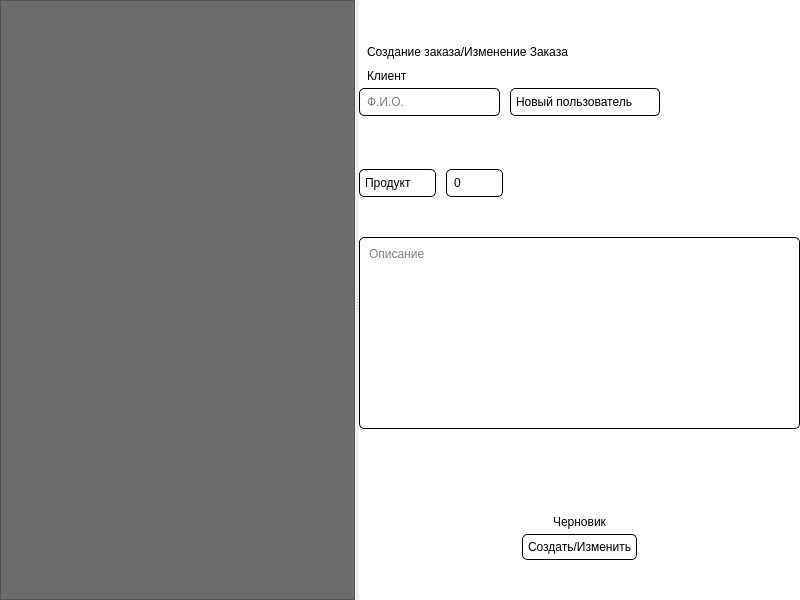
<?xml version="1.0" encoding="UTF-8"?>
<ui version="4.0">
 <class>Commercial</class>
 <widget class="QWidget" name="Commercial">
  <property name="geometry">
   <rect>
    <x>0</x>
    <y>0</y>
    <width>800</width>
    <height>600</height>
   </rect>
  </property>
  <property name="windowTitle">
   <string>Form</string>
  </property>
  <property name="styleSheet">
   <string notr="true">QWidget
{
	font: 13pt &quot;Segoe UI&quot;;
}

QPushButton, QLabel, QLineEdit, QSpinBox, QComboBox, QTextEdit
{
	padding: 5px;
}

QPushButton, QSpinBox, QLineEdit, QComboBox, QTextEdit
{
	border: 1px solid rgb(0, 0, 0);
	border-radius: 5px;
}

QPushButton
{
	background-color: rgb(221, 221, 221);
}

QSpinBox:hover, QLineEdit:hover, QComboBox:hover, QPushButton:hover, QTextEdit:hover, QSpinBox:focus, QLineEdit:focus, QComboBox:focus, QPushButton:focus, QTextEdit:focus
{
	outline: none;
	border: 2px solid rgb(255, 126, 34);
	background-color: rgb(255, 255, 255);
}

QComboBox:on
{
    border-bottom-left-radius: 0px;
    border-bottom-right-radius: 0px;
}

QComboBox::drop-down
{
    border-color: transparent;
}

QComboBox QAbstractItemView
{
    border: 1px solid gray;
    border-radius: 5px;
}

QComboBox::item
{
	background-color: rgb(255, 255, 255);
}

QComboBox::item:hover
{
	
	background-color: rgb(255, 255, 255);
}

QScrollBar:vertical
{
border: 0px solid #999999;
background: rgb(70, 70, 70);
width:10px;    
margin: 0px 0px 0px 0px;
}

QScrollBar::handle:vertical
{   
	min-height: 0px;
	border: 0px solid black;
	border-radius: 2px;
	background-color:grey;
	margin: 0px 3px 0px 3px;
}

QScrollBar::add-line:vertical
{
	height: 0px;
	subcontrol-position: bottom;
	subcontrol-origin: margin;
}

QScrollBar::sub-line:vertical
{
	height: 0 px;
	subcontrol-position: top;
	subcontrol-origin: margin;
}

QScrollBar::sub-page:vertical
{
	background: none;
}

QScrollBar::add-page:vertical
{
	background: none;
}</string>
  </property>
  <layout class="QVBoxLayout" name="verticalLayout">
   <property name="spacing">
    <number>0</number>
   </property>
   <property name="leftMargin">
    <number>0</number>
   </property>
   <property name="topMargin">
    <number>0</number>
   </property>
   <property name="rightMargin">
    <number>0</number>
   </property>
   <property name="bottomMargin">
    <number>0</number>
   </property>
   <item>
    <widget class="QSplitter" name="splitter">
     <property name="orientation">
      <enum>Qt::Orientation::Horizontal</enum>
     </property>
     <widget class="QListWidget" name="ordersList">
      <property name="sizePolicy">
       <sizepolicy hsizetype="MinimumExpanding" vsizetype="Preferred">
        <horstretch>0</horstretch>
        <verstretch>0</verstretch>
       </sizepolicy>
      </property>
      <property name="styleSheet">
       <string notr="true">QWidget
{
	background-color: rgb(108, 108, 108);
}</string>
      </property>
      <layout class="QVBoxLayout" name="verticalLayout_3">
       <property name="spacing">
        <number>0</number>
       </property>
       <property name="leftMargin">
        <number>0</number>
       </property>
       <property name="topMargin">
        <number>0</number>
       </property>
       <property name="rightMargin">
        <number>0</number>
       </property>
       <property name="bottomMargin">
        <number>0</number>
       </property>
      </layout>
     </widget>
     <widget class="QWidget" name="orderEdit" native="true">
      <property name="sizePolicy">
       <sizepolicy hsizetype="Preferred" vsizetype="Preferred">
        <horstretch>0</horstretch>
        <verstretch>0</verstretch>
       </sizepolicy>
      </property>
      <property name="styleSheet">
       <string notr="true">QWidget
{
	background-color: rgb(255, 255, 255);
}</string>
      </property>
      <layout class="QVBoxLayout" name="verticalLayout_2">
       <property name="spacing">
        <number>0</number>
       </property>
       <property name="leftMargin">
        <number>0</number>
       </property>
       <property name="topMargin">
        <number>0</number>
       </property>
       <property name="rightMargin">
        <number>0</number>
       </property>
       <property name="bottomMargin">
        <number>0</number>
       </property>
       <item>
        <spacer name="verticalSpacer_4">
         <property name="orientation">
          <enum>Qt::Orientation::Vertical</enum>
         </property>
         <property name="sizeType">
          <enum>QSizePolicy::Policy::Preferred</enum>
         </property>
         <property name="sizeHint" stdset="0">
          <size>
           <width>20</width>
           <height>40</height>
          </size>
         </property>
        </spacer>
       </item>
       <item>
        <widget class="QLabel" name="editStatus">
         <property name="text">
          <string>Создание заказа/Изменение Заказа</string>
         </property>
        </widget>
       </item>
       <item>
        <layout class="QVBoxLayout" name="clientBlock">
         <property name="spacing">
          <number>0</number>
         </property>
         <item>
          <layout class="QHBoxLayout" name="clientBlockText">
           <property name="spacing">
            <number>0</number>
           </property>
           <item>
            <widget class="QLabel" name="clientBlockLabel">
             <property name="text">
              <string>Клиент</string>
             </property>
            </widget>
           </item>
           <item>
            <spacer name="clientBlockSpacer">
             <property name="orientation">
              <enum>Qt::Orientation::Horizontal</enum>
             </property>
             <property name="sizeHint" stdset="0">
              <size>
               <width>40</width>
               <height>20</height>
              </size>
             </property>
            </spacer>
           </item>
          </layout>
         </item>
         <item>
          <layout class="QHBoxLayout" name="clientBlockName">
           <property name="spacing">
            <number>10</number>
           </property>
           <item>
            <widget class="QLineEdit" name="clientBlockNameEdit">
             <property name="text">
              <string/>
             </property>
             <property name="placeholderText">
              <string>Ф.И.О.</string>
             </property>
            </widget>
           </item>
           <item>
            <widget class="QComboBox" name="clientBlockExistName">
             <property name="sizePolicy">
              <sizepolicy hsizetype="Expanding" vsizetype="Fixed">
               <horstretch>0</horstretch>
               <verstretch>0</verstretch>
              </sizepolicy>
             </property>
             <property name="cursor">
              <cursorShape>PointingHandCursor</cursorShape>
             </property>
             <property name="currentText">
              <string>Новый пользователь</string>
             </property>
             <property name="sizeAdjustPolicy">
              <enum>QComboBox::SizeAdjustPolicy::AdjustToContents</enum>
             </property>
             <property name="duplicatesEnabled">
              <bool>true</bool>
             </property>
             <item>
              <property name="text">
               <string>Новый пользователь</string>
              </property>
             </item>
            </widget>
           </item>
           <item>
            <spacer name="horizontalSpacer_5">
             <property name="orientation">
              <enum>Qt::Orientation::Horizontal</enum>
             </property>
             <property name="sizeHint" stdset="0">
              <size>
               <width>40</width>
               <height>20</height>
              </size>
             </property>
            </spacer>
           </item>
          </layout>
         </item>
        </layout>
       </item>
       <item>
        <layout class="QVBoxLayout" name="productBlock">
         <property name="spacing">
          <number>0</number>
         </property>
         <item>
          <spacer name="verticalSpacer_5">
           <property name="orientation">
            <enum>Qt::Orientation::Vertical</enum>
           </property>
           <property name="sizeHint" stdset="0">
            <size>
             <width>20</width>
             <height>40</height>
            </size>
           </property>
          </spacer>
         </item>
         <item>
          <layout class="QHBoxLayout" name="productBlockName">
           <property name="spacing">
            <number>10</number>
           </property>
           <item>
            <widget class="QComboBox" name="productBlockSelect">
             <property name="cursor">
              <cursorShape>PointingHandCursor</cursorShape>
             </property>
             <property name="currentIndex">
              <number>-1</number>
             </property>
             <property name="placeholderText">
              <string>Продукт</string>
             </property>
            </widget>
           </item>
           <item>
            <layout class="QHBoxLayout" name="productBlockCount">
             <property name="spacing">
              <number>0</number>
             </property>
             <item>
              <widget class="QSpinBox" name="productBlockSpinBox">
               <property name="sizePolicy">
                <sizepolicy hsizetype="Preferred" vsizetype="Fixed">
                 <horstretch>0</horstretch>
                 <verstretch>0</verstretch>
                </sizepolicy>
               </property>
               <property name="cursor">
                <cursorShape>IBeamCursor</cursorShape>
               </property>
               <property name="alignment">
                <set>Qt::AlignmentFlag::AlignLeading|Qt::AlignmentFlag::AlignLeft|Qt::AlignmentFlag::AlignVCenter</set>
               </property>
               <property name="buttonSymbols">
                <enum>QAbstractSpinBox::ButtonSymbols::NoButtons</enum>
               </property>
               <property name="minimum">
                <number>0</number>
               </property>
               <property name="maximum">
                <number>16777215</number>
               </property>
               <property name="value">
                <number>0</number>
               </property>
              </widget>
             </item>
            </layout>
           </item>
           <item>
            <spacer name="horizontalSpacer_3">
             <property name="orientation">
              <enum>Qt::Orientation::Horizontal</enum>
             </property>
             <property name="sizeType">
              <enum>QSizePolicy::Policy::Expanding</enum>
             </property>
             <property name="sizeHint" stdset="0">
              <size>
               <width>40</width>
               <height>20</height>
              </size>
             </property>
            </spacer>
           </item>
          </layout>
         </item>
        </layout>
       </item>
       <item>
        <spacer name="verticalSpacer_2">
         <property name="orientation">
          <enum>Qt::Orientation::Vertical</enum>
         </property>
         <property name="sizeType">
          <enum>QSizePolicy::Policy::Preferred</enum>
         </property>
         <property name="sizeHint" stdset="0">
          <size>
           <width>20</width>
           <height>40</height>
          </size>
         </property>
        </spacer>
       </item>
       <item>
        <widget class="QTextEdit" name="textEdit">
         <property name="cursor" stdset="0">
          <cursorShape>IBeamCursor</cursorShape>
         </property>
         <property name="placeholderText">
          <string>Описание</string>
         </property>
        </widget>
       </item>
       <item>
        <spacer name="verticalSpacer_3">
         <property name="orientation">
          <enum>Qt::Orientation::Vertical</enum>
         </property>
         <property name="sizeType">
          <enum>QSizePolicy::Policy::Expanding</enum>
         </property>
         <property name="sizeHint" stdset="0">
          <size>
           <width>20</width>
           <height>40</height>
          </size>
         </property>
        </spacer>
       </item>
       <item>
        <widget class="QLabel" name="orderStatus">
         <property name="text">
          <string>Черновик</string>
         </property>
         <property name="alignment">
          <set>Qt::AlignmentFlag::AlignCenter</set>
         </property>
        </widget>
       </item>
       <item>
        <layout class="QHBoxLayout" name="submitBlock">
         <property name="spacing">
          <number>0</number>
         </property>
         <item>
          <spacer name="horizontalSpacer_2">
           <property name="orientation">
            <enum>Qt::Orientation::Horizontal</enum>
           </property>
           <property name="sizeHint" stdset="0">
            <size>
             <width>40</width>
             <height>20</height>
            </size>
           </property>
          </spacer>
         </item>
         <item>
          <widget class="QPushButton" name="submitPushButton">
           <property name="sizePolicy">
            <sizepolicy hsizetype="Preferred" vsizetype="Fixed">
             <horstretch>0</horstretch>
             <verstretch>0</verstretch>
            </sizepolicy>
           </property>
           <property name="cursor">
            <cursorShape>PointingHandCursor</cursorShape>
           </property>
           <property name="text">
            <string>Создать/Изменить</string>
           </property>
          </widget>
         </item>
         <item>
          <spacer name="horizontalSpacer">
           <property name="orientation">
            <enum>Qt::Orientation::Horizontal</enum>
           </property>
           <property name="sizeHint" stdset="0">
            <size>
             <width>40</width>
             <height>20</height>
            </size>
           </property>
          </spacer>
         </item>
        </layout>
       </item>
       <item>
        <spacer name="verticalSpacer">
         <property name="orientation">
          <enum>Qt::Orientation::Vertical</enum>
         </property>
         <property name="sizeType">
          <enum>QSizePolicy::Policy::Preferred</enum>
         </property>
         <property name="sizeHint" stdset="0">
          <size>
           <width>20</width>
           <height>40</height>
          </size>
         </property>
        </spacer>
       </item>
      </layout>
     </widget>
    </widget>
   </item>
  </layout>
 </widget>
 <resources/>
 <connections/>
</ui>
